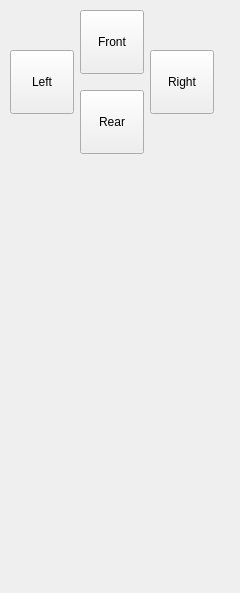
<?xml version="1.0" encoding="UTF-8"?>
<ui version="4.0">
 <class>Control3</class>
 <widget class="QWidget" name="Control3">
  <property name="geometry">
   <rect>
    <x>0</x>
    <y>0</y>
    <width>240</width>
    <height>593</height>
   </rect>
  </property>
  <property name="sizePolicy">
   <sizepolicy hsizetype="Fixed" vsizetype="Preferred">
    <horstretch>0</horstretch>
    <verstretch>0</verstretch>
   </sizepolicy>
  </property>
  <property name="minimumSize">
   <size>
    <width>120</width>
    <height>500</height>
   </size>
  </property>
  <property name="maximumSize">
   <size>
    <width>1677215</width>
    <height>16777215</height>
   </size>
  </property>
  <property name="windowTitle">
   <string>Form</string>
  </property>
  <widget class="QToolButton" name="frontCam">
   <property name="geometry">
    <rect>
     <x>80</x>
     <y>10</y>
     <width>64</width>
     <height>64</height>
    </rect>
   </property>
   <property name="text">
    <string>Front</string>
   </property>
   <property name="icon">
    <iconset resource="images.qrc">
     <normaloff>:/images/cam1.png</normaloff>:/images/cam1.png</iconset>
   </property>
   <property name="iconSize">
    <size>
     <width>64</width>
     <height>64</height>
    </size>
   </property>
   <property name="checkable">
    <bool>true</bool>
   </property>
  </widget>
  <widget class="QToolButton" name="leftCam">
   <property name="geometry">
    <rect>
     <x>10</x>
     <y>50</y>
     <width>64</width>
     <height>64</height>
    </rect>
   </property>
   <property name="text">
    <string>Left</string>
   </property>
   <property name="icon">
    <iconset resource="images.qrc">
     <normaloff>:/images/cam3.png</normaloff>:/images/cam3.png</iconset>
   </property>
   <property name="iconSize">
    <size>
     <width>64</width>
     <height>64</height>
    </size>
   </property>
   <property name="checkable">
    <bool>true</bool>
   </property>
  </widget>
  <widget class="QToolButton" name="rightCam">
   <property name="geometry">
    <rect>
     <x>150</x>
     <y>50</y>
     <width>64</width>
     <height>64</height>
    </rect>
   </property>
   <property name="text">
    <string>Right</string>
   </property>
   <property name="icon">
    <iconset resource="images.qrc">
     <normaloff>:/images/cam2.png</normaloff>:/images/cam2.png</iconset>
   </property>
   <property name="iconSize">
    <size>
     <width>64</width>
     <height>64</height>
    </size>
   </property>
   <property name="checkable">
    <bool>true</bool>
   </property>
  </widget>
  <widget class="QToolButton" name="rearCam">
   <property name="geometry">
    <rect>
     <x>80</x>
     <y>90</y>
     <width>64</width>
     <height>64</height>
    </rect>
   </property>
   <property name="text">
    <string>Rear</string>
   </property>
   <property name="icon">
    <iconset resource="images.qrc">
     <normaloff>:/images/cam4.png</normaloff>:/images/cam4.png</iconset>
   </property>
   <property name="iconSize">
    <size>
     <width>64</width>
     <height>64</height>
    </size>
   </property>
   <property name="checkable">
    <bool>true</bool>
   </property>
  </widget>
 </widget>
 <resources>
  <include location="images.qrc"/>
 </resources>
 <connections/>
</ui>
